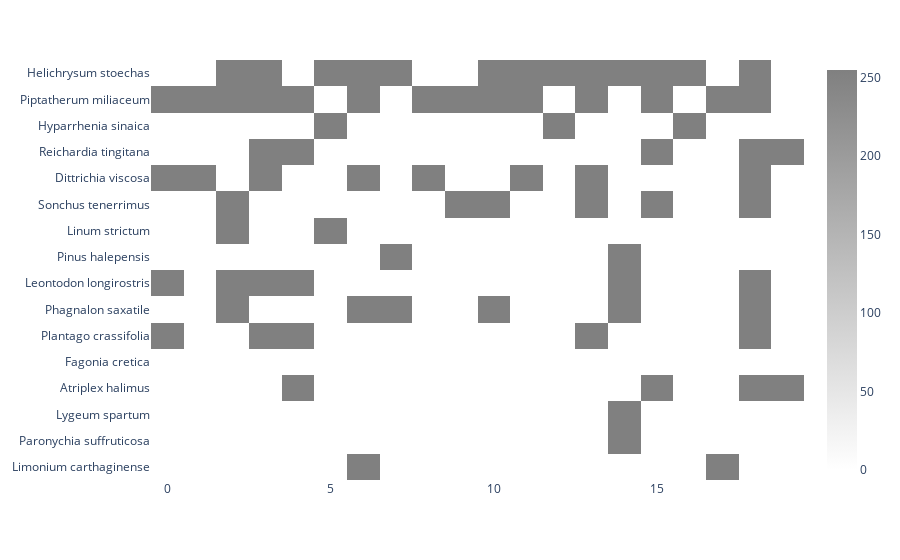

The notebook cell saved with this chart:
### Code cell
patches = get_patches(config)
patches.sample(n=20).reset_index(drop=True).T.plot(**{'kind' : 'imshow', 'aspect' : 'auto', 'color_continuous_scale' : [(0,"white"), (1,'grey')], 'height' : 600})

### Figure 1 — Plotly figure (JSON) as saved in the notebook; plotly's stock layout.template omitted (floating-point values rounded to 4 significant figures; data arrays with more than 128 entries replaced by an {"elided": "..."} marker saying what was removed)
{"data": [{"coloraxis": "coloraxis", "hovertemplate": "x: %{x}<br>y: %{y}<br>color: %{z}<extra></extra>", "name": "0", "type": "heatmap", "x": [0, 1, 2, 3, 4, 5, 6, 7, 8, 9, 10, 11, 12, 13, 14, 15, 16, 17, 18, 19], "xaxis": "x", "y": ["Helichrysum stoechas", "Piptatherum miliaceum", "Hyparrhenia sinaica", "Reichardia tingitana", "Dittrichia viscosa", "Sonchus tenerrimus", "Linum strictum", "Pinus halepensis", "Leontodon longirostris", "Phagnalon saxatile", "Plantago crassifolia", "Fagonia cretica", "Atriplex halimus", "Lygeum spartum", "Paronychia suffruticosa", "Limonium carthaginense"], "yaxis": "y", "z": {"elided": "16x20 int values"}}], "layout": {"autosize": true, "coloraxis": {"colorscale": [[0, "white"], [1, "grey"]]}, "margin": {"t": 60}, "xaxis": {"anchor": "y", "autorange": true, "domain": [0, 1], "range": [-0.5, 19.5], "type": "linear"}, "yaxis": {"anchor": "x", "autorange": true, "domain": [0, 1], "range": [15.5, -0.5], "type": "category"}}}
